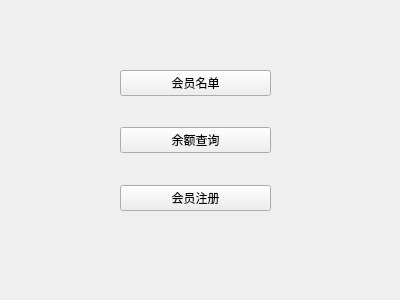
<?xml version="1.0" encoding="UTF-8"?>
<ui version="4.0">
 <class>vipguanli</class>
 <widget class="QWidget" name="vipguanli">
  <property name="geometry">
   <rect>
    <x>0</x>
    <y>0</y>
    <width>400</width>
    <height>300</height>
   </rect>
  </property>
  <property name="minimumSize">
   <size>
    <width>400</width>
    <height>300</height>
   </size>
  </property>
  <property name="maximumSize">
   <size>
    <width>400</width>
    <height>300</height>
   </size>
  </property>
  <property name="windowTitle">
   <string>Form</string>
  </property>
  <widget class="QWidget" name="">
   <property name="geometry">
    <rect>
     <x>120</x>
     <y>70</y>
     <width>151</width>
     <height>141</height>
    </rect>
   </property>
   <layout class="QVBoxLayout" name="verticalLayout">
    <item>
     <widget class="QPushButton" name="pushButton">
      <property name="text">
       <string>会员名单</string>
      </property>
     </widget>
    </item>
    <item>
     <spacer name="verticalSpacer_2">
      <property name="orientation">
       <enum>Qt::Vertical</enum>
      </property>
      <property name="sizeHint" stdset="0">
       <size>
        <width>20</width>
        <height>40</height>
       </size>
      </property>
     </spacer>
    </item>
    <item>
     <widget class="QPushButton" name="pushButton_3">
      <property name="text">
       <string>余额查询</string>
      </property>
     </widget>
    </item>
    <item>
     <spacer name="verticalSpacer">
      <property name="orientation">
       <enum>Qt::Vertical</enum>
      </property>
      <property name="sizeHint" stdset="0">
       <size>
        <width>20</width>
        <height>40</height>
       </size>
      </property>
     </spacer>
    </item>
    <item>
     <widget class="QPushButton" name="pushButton_2">
      <property name="text">
       <string>会员注册</string>
      </property>
     </widget>
    </item>
   </layout>
  </widget>
 </widget>
 <resources/>
 <connections/>
</ui>
